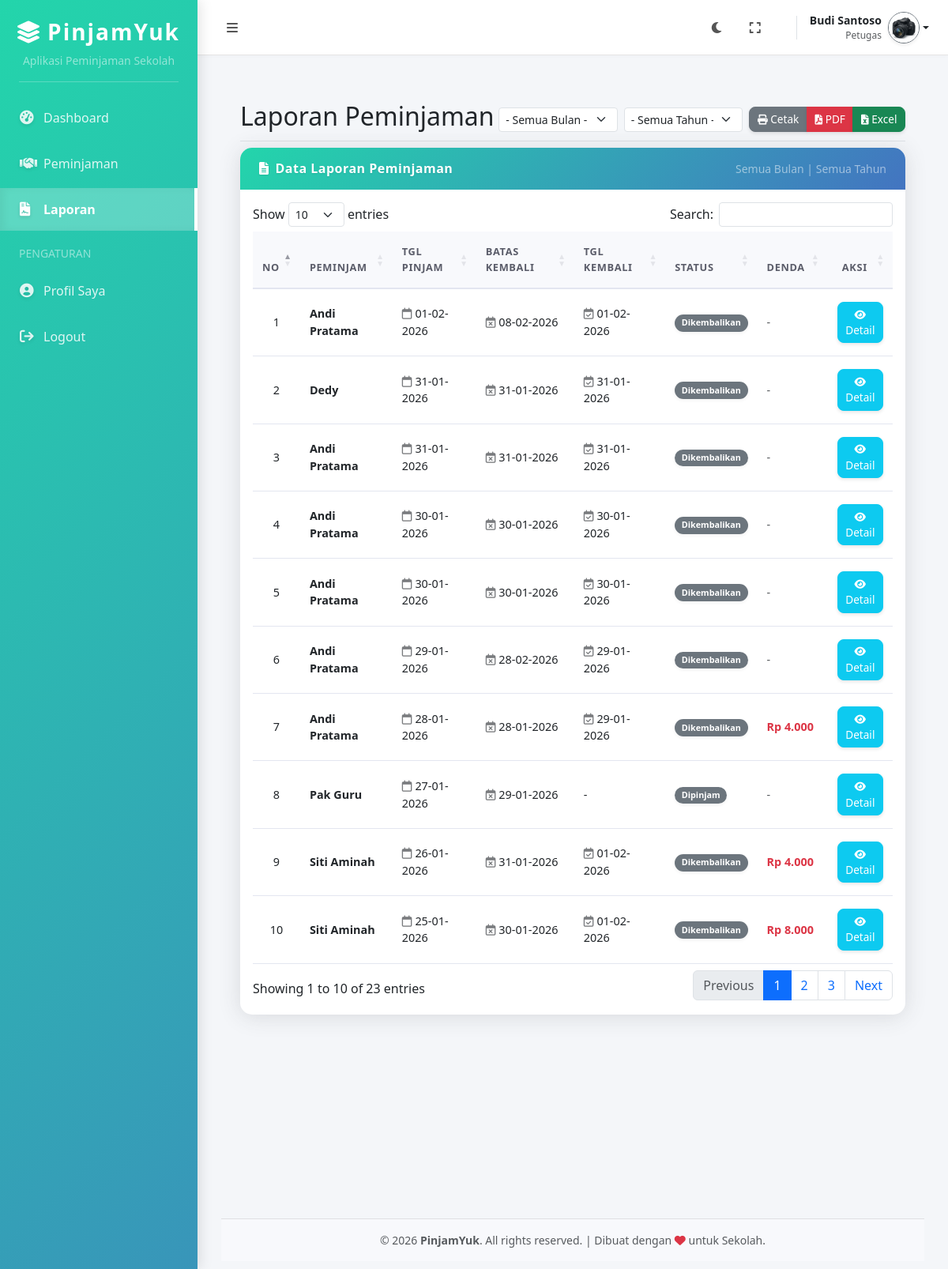
The page /petugas/index.php?page=laporan (signed in) on the database its author committed.
### tables this page shows
CREATE TABLE `pengguna` (
  `id_pengguna` int(11) NOT NULL,
  `username` varchar(50) NOT NULL,
  `password` varchar(255) NOT NULL,
  `nama_lengkap` varchar(100) NOT NULL,
  `alamat` text DEFAULT NULL,
  `level` enum('admin','petugas','peminjam') NOT NULL,
  `gambar` varchar(255) DEFAULT 'default_profil.png',
  `status` enum('aktif','blokir') DEFAULT 'aktif'
);

CREATE TABLE `peminjaman` (
  `id_peminjaman` int(11) NOT NULL,
  `id_pengguna` int(11) NOT NULL,
  `tgl_pengajuan_pinjam` datetime DEFAULT NULL,
  `tgl_pinjam` datetime DEFAULT NULL,
  `tgl_kembali_rencana` date DEFAULT NULL,
  `tgl_pengajuan_kembali` datetime DEFAULT NULL,
  `tgl_kembali_real` datetime DEFAULT NULL,
  `denda` int(11) DEFAULT 0,
  `status` enum('diajukan','dipinjam','dikembalikan','ditolak','diajukan_kembali') NOT NULL DEFAULT 'diajukan',
  `id_petugas` int(11) DEFAULT NULL,
  `id_petugas_kembali` int(11) DEFAULT NULL
);

### functions/core/helper.php (called while the page is built, shortened)
<?php
function base_url($path = '') {
    return BASE_URL . $path;
}
?>

### functions/general/transaksi_func.php (called while the page is built, shortened)
<?php
require_once __DIR__ . '/../../config/database.php';
require_once __DIR__ . '/../../functions/core/helper.php';
function ambil_semua_peminjaman($bulan = null, $tahun = null, $id_petugas = null) {
    global $conn;
    $where_parts = [];
    if ($id_petugas) {
        $where_parts[] = "(p.id_petugas = '$id_petugas' OR p.id_petugas_kembali = '$id_petugas')";
    }
    $where_clause = "";
    if (!empty($where_parts)) {
        $where_clause = "WHERE " . implode(" AND ", $where_parts);
    }
    $query = "SELECT p.*, u.nama_lengkap as nama_peminjam,
                     pt.nama_lengkap as nama_petugas,
                     pt_k.nama_lengkap as nama_petugas_kembali
              FROM peminjaman p
              JOIN pengguna u ON p.id_pengguna = u.id_pengguna
              LEFT JOIN pengguna pt ON p.id_petugas = pt.id_pengguna
              LEFT JOIN pengguna pt_k ON p.id_petugas_kembali = pt_k.id_pengguna
              $where_clause
              ORDER BY p.tgl_pinjam DESC";
    return mysqli_query($conn, $query);
}
function ambil_detail_peminjaman($id_pinjam) {
    global $conn;
    $query = "SELECT dp.*, a.nama_alat, a.gambar
              FROM detail_peminjaman dp
              JOIN alat a ON dp.id_alat = a.id_alat
              WHERE dp.id_peminjaman = '$id_pinjam'";
    return mysqli_query($conn, $query);
}
?>

### petugas/laporan/index.php (the view, shortened to what this page needs)
<?php
require_once __DIR__ . '/../../functions/general/transaksi_func.php';
?>
<?php
$bulan = $_GET['bulan'] ?? '';
$tahun = $_GET['tahun'] ?? '';
?>
<div class="d-flex justify-content-between flex-wrap flex-md-nowrap align-items-center pt-1 pb-1 mb-2 border-bottom">
    <h1 class="h2">Laporan Peminjaman</h1>
    <div class="btn-toolbar mb-2 mb-md-0">
        <form action="" method="GET" class="d-flex gap-2 align-items-center me-2">
            <select name="bulan" class="form-select form-select-sm" onchange="this.form.submit()">
                <option value="">- Semua Bulan -</option>
            </select>
            <select name="tahun" class="form-select form-select-sm" onchange="this.form.submit()">
                <option value="">- Semua Tahun -</option>
            </select>
        </form>
        <div class="btn-group">
            <button onclick="printLaporan('print', '<?= $bulan ?>', '<?= $tahun ?>')" class="btn btn-secondary btn-sm">
                <i class="fas fa-print"></i> Cetak
            </button>
            <button onclick="printLaporan('pdf', '<?= $bulan ?>', '<?= $tahun ?>')" class="btn btn-danger btn-sm">
                <i class="fas fa-file-pdf"></i> PDF
            </button>
            <a href="cetak_laporan.php?type=excel&bulan=<?= $bulan ?>&tahun=<?= $tahun ?>" class="btn btn-success btn-sm">
                <i class="fas fa-file-excel"></i> Excel
            </a>
        </div>
    </div>
</div>
<div class="card shadow mb-4">
    <div class="card-header py-3 d-flex justify-content-between align-items-center">
        <h6 class="m-0 font-weight-bold text-white"><i class="fas fa-file-alt me-2"></i>Data Laporan Peminjaman</h6>
        <div class="small text-white-50">
            <?= $bulan ? "Bulan: " . $bulan : "Semua Bulan" ?> | <?= $tahun ? "Tahun: " . $tahun : "Semua Tahun" ?>
        </div>
    </div>
    <div class="card-body">
        <div class="table-responsive">
            <table class="table table-hover align-middle datatable" width="100%" cellspacing="0">
                <thead class="table-light">
                    <tr>
                        <th class="text-center" width="5%">No</th>
                        <th>Peminjam</th>
                        <th>Tgl Pinjam</th>
                        <th>Batas Kembali</th>
                        <th>Tgl Kembali</th>
                        <th>Status</th>
                        <th>Denda</th>
                        <th width="10%" class="text-center">Aksi</th>
                    </tr>
                </thead>
                <tbody>
                    <?php
                    $no = 1;
                    $query = ambil_semua_peminjaman($bulan, $tahun, $_SESSION['id_pengguna']);
                    while($row = mysqli_fetch_assoc($query)):
                        $items = ambil_detail_peminjaman($row['id_peminjaman']);
                        $arr_items = [];
                        while($item = mysqli_fetch_assoc($items)){
                            $img = !empty($item['gambar']) ? '../assets/img/'.$item['gambar'] : '../assets/img/default-alat.jpg';
                            $arr_items[] = [
                                'nama' => $item['nama_alat'],
                                'jumlah' => $item['jumlah'],
                                'gambar' => $img
                            ];
                        }
                        $json_items = htmlspecialchars(json_encode($arr_items), ENT_QUOTES, 'UTF-8');
                    ?>
                    <tr>
                        <td class="text-center"><?= $no++ ?></td>
                        <td class="fw-bold"><?= $row['nama_peminjam'] ?></td>
                        <td><i class="far fa-calendar me-1"></i><?= date('d-m-Y', strtotime($row['tgl_pinjam'])) ?></td>
                        <td><i class="far fa-calendar-times me-1"></i><?= date('d-m-Y', strtotime($row['tgl_kembali_rencana'])) ?></td>
                        <td><?= $row['tgl_kembali_real'] ? '<i class="far fa-calendar-check me-1"></i>'.date('d-m-Y', strtotime($row['tgl_kembali_real'])) : '-' ?></td>
                        <td>
                            <?php if($row['status'] == 'kembali'): ?>
                                <span class="badge bg-success"><i class="fas fa-check-circle me-1"></i>Selesai</span>
                            <?php else: ?>
                                <span class="badge bg-secondary"><?= ucfirst($row['status']) ?></span>
                            <?php endif; ?>
                        </td>
                        <td>
                            <?php if($row['denda'] > 0): ?>
                                <span class="text-danger fw-bold">Rp <?= number_format($row['denda'], 0, ',', '.') ?></span>
                            <?php else: ?>
                                <span class="text-muted">-</span>
                            <?php endif; ?>
                        </td>
                        <td class="text-center">
                            <button type="button" class="btn btn-info btn-sm btn-detail text-white"
                                    data-id="<?= $row['id_peminjaman'] ?>"
                                    data-peminjam="<?= $row['nama_peminjam'] ?>"
                                    data-items="<?= $json_items ?>"
                                    data-denda="<?= number_format($row['denda'], 0, ',', '.') ?>"
                                    data-ptgs-pinjam="<?= !empty($row['nama_petugas']) ? $row['nama_petugas'] : '-' ?>"
                                    data-ptgs-kembali="<?= !empty($row['nama_petugas_kembali']) ? $row['nama_petugas_kembali'] : '-' ?>"
                                    title="Lihat Detail Barang">
                                <i class="fas fa-eye"></i> Detail
                            </button>
                        </td>
                    </tr>
                    <?php endwhile; ?>
                </tbody>
            </table>
        </div>
    </div>
</div>

### layouts/navbar.php (shortened to what this page needs)
<?php
$id_user = $_SESSION['id_pengguna'] ?? 0;
$conn_header = $conn ?? null;
$foto_nav = 'default.jpg';
$nama_nav = $_SESSION['nama'] ?? 'User';
if ($conn_header && $id_user) {
    try {
        $q_nav = mysqli_query($conn_header, "SELECT gambar, nama_lengkap FROM pengguna WHERE id_pengguna = '$id_user'");
        if ($q_nav && mysqli_num_rows($q_nav) > 0) {
            $d_nav = mysqli_fetch_assoc($q_nav);
            $foto_nav = $d_nav['gambar'] ?? 'default.jpg';
            $nama_nav = $d_nav['nama_lengkap'] ?? $nama_nav;
        }
    } catch (Exception $e) { }
}
$foto_path = 'assets/img/profil/' . $foto_nav;
if (!file_exists(__DIR__ . '/../' . $foto_path)) {
     if (file_exists(__DIR__ . '/../assets/img/' . $foto_nav)) {
         $foto_path = 'assets/img/' . $foto_nav;
     } else {
         $foto_path = 'assets/img/default-user.png';
     }
}
?>
<link rel="stylesheet" href="<?= base_url('assets/css/navbar.css') ?>">
<div class="d-flex justify-content-between align-items-center py-2 px-4 navbar-top navbar-theme">
    <button class="nav-icon-btn" id="sidebarToggle" onclick="toggleSidebar()" title="Toggle Sidebar">
        <i class="fas fa-bars"></i>
    </button>
    <div class="d-flex align-items-center">
        <div class="d-flex align-items-center me-3 gap-2">
            <button class="nav-icon-btn" onclick="toggleTheme()" title="Ubah Tema">
                <i class="fas fa-moon" id="themeIcon"></i>
            </button>
            <button class="nav-icon-btn" onclick="toggleFullScreen()" title="Full Screen">
                <i class="fas fa-expand"></i>
            </button>
        </div>
        <div class="dropdown">
            <a href="#" class="d-flex align-items-center text-decoration-none dropdown-toggle text-dark" id="dropdownUser1" data-bs-toggle="dropdown" aria-expanded="false">
                <div class="me-2 text-end d-none d-sm-block">
                    <div class="fw-bold small"><?= htmlspecialchars($nama_nav) ?></div>
                    <div class="text-muted" style="font-size: 0.75rem;"><?= ucfirst($_SESSION['level'] ?? '') ?></div>
                </div>
                <img src="<?= base_url($foto_path) ?>" alt="user" width="40" height="40" class="rounded-circle border border-1 border-secondary shadow-sm" style="object-fit: cover;">
            </a>
        </div>
    </div>
</div>

### assets/css/layout.css (style rules this page uses)
:root { --bg-body: #f8f9fc; --bg-card: #ffffff; --text-primary: #5a5c69; --text-heading: #2e2f3e; --border-color: rgba(0, 0, 0, 0.1); }
html, body { height: 100vh; overflow: hidden; margin: 0; padding: 0; background-color: var(--bg-body); }

### assets/css/style.css (style rules this page uses)
body { font-family: 'Segoe UI', Tahoma, Geneva, Verdana, sans-serif; background-color: #f4f6f9; }
.card { border: none; box-shadow: 0 0 15px rgba(0, 0, 0, 0.05); border-radius: 10px; }
.navbar-top { background-color: #fff; box-shadow: 0 2px 4px rgba(0, 0, 0, 0.08); height: 70px; position: fixed; top: 0; right: 0; left: 250px; z-index: 900; transition: all 0.3s ease; padding-left: 0; }
html { -ms-overflow-style: none; scrollbar-width: none; }

### assets/css/petugas.css (style rules this page uses)
.card { border: none; border-radius: 15px; box-shadow: 0 0.15rem 1.75rem 0 rgba(58, 59, 69, 0.15) !important; transition: transform 0.2s ease-in-out; background: #fff; overflow: hidden; }
.card-header { background: linear-gradient(-45deg, #1a2980, #26d0ce, #4e54c8, #23d5ab); background-size: 400% 400%; animation: gradientSidebar 15s ease infinite; color: white; border-bottom: none; padding: 1rem 1.5rem; }
.card-header h6 { color: white !important; font-weight: 700; letter-spacing: 0.5px; text-shadow: 0 1px 2px rgba(0, 0, 0, 0.1); }
.table { margin-bottom: 0; color: #444; }
.table thead th { background-color: #f8f9fc; color: #5a5c69; font-weight: 700; text-transform: uppercase; font-size: 0.8rem; letter-spacing: 0.05em; border-bottom: 2px solid #e3e6f0; padding: 1rem 0.75rem; }
.table tbody tr { transition: all 0.2s ease; }
.table td { vertical-align: middle; padding: 1rem 0.75rem; border-bottom: 1px solid #e3e6f0; font-size: 0.9rem; }
.badge { padding: 0.5em 0.8em; font-weight: 600; border-radius: 30px; box-shadow: 0 2px 4px rgba(0, 0, 0, 0.05); }
.btn-sm { padding: 0.3rem 0.6rem; font-size: 0.85rem; border-radius: 8px; box-shadow: 0 2px 4px rgba(0, 0, 0, 0.1); transition: all 0.2s; }
.btn-sm i { font-size: 0.8rem; }
.table i.far { opacity: 0.6; }

### assets/css/navbar.css (style rules this page uses)
.navbar-theme { background: rgba(255, 255, 255, 0.95); border-bottom: 1px solid rgba(0, 0, 0, 0.1); box-shadow: 0 2px 5px rgba(0, 0, 0, 0.02); }
.nav-icon-btn { width: 40px; height: 40px; display: flex; align-items: center; justify-content: center; border-radius: 50%; color: #555; transition: all 0.2s; background: transparent; border: none; }
#sidebarToggle { display: flex !important; z-index: 1002; cursor: pointer; }

### rows shown on the page
pengguna: gambar (placeholder picture)
peminjaman: id_pengguna.nama_lengkap "Andi Pratama", tgl_pinjam "01-02-2026", tgl_kembali_rencana "08-02-2026", tgl_kembali_real "01-02-2026", status "Dikembalikan"
peminjaman: id_pengguna.nama_lengkap "Dedy", tgl_pinjam "31-01-2026", tgl_kembali_rencana "31-01-2026", tgl_kembali_real "31-01-2026", status "Dikembalikan"
peminjaman: id_pengguna.nama_lengkap "Andi Pratama", tgl_pinjam "31-01-2026", tgl_kembali_rencana "31-01-2026", tgl_kembali_real "31-01-2026", status "Dikembalikan"
peminjaman: id_pengguna.nama_lengkap "Andi Pratama", tgl_pinjam "30-01-2026", tgl_kembali_rencana "30-01-2026", tgl_kembali_real "30-01-2026", status "Dikembalikan"
peminjaman: id_pengguna.nama_lengkap "Andi Pratama", tgl_pinjam "30-01-2026", tgl_kembali_rencana "30-01-2026", tgl_kembali_real "30-01-2026", status "Dikembalikan"
peminjaman: id_pengguna.nama_lengkap "Andi Pratama", tgl_pinjam "29-01-2026", tgl_kembali_rencana "28-02-2026", tgl_kembali_real "29-01-2026", status "Dikembalikan"
peminjaman: id_pengguna.nama_lengkap "Andi Pratama", tgl_pinjam "28-01-2026", tgl_kembali_rencana "28-01-2026", tgl_kembali_real "29-01-2026", status "Dikembalikan", denda "4.000"
peminjaman: id_pengguna.nama_lengkap "Pak Guru", tgl_pinjam "27-01-2026", tgl_kembali_rencana "29-01-2026", status "Dipinjam"
peminjaman: id_pengguna.nama_lengkap "Siti Aminah", tgl_pinjam "26-01-2026", tgl_kembali_rencana "31-01-2026", tgl_kembali_real "01-02-2026", status "Dikembalikan", denda "4.000"
peminjaman: id_pengguna.nama_lengkap "Siti Aminah", tgl_pinjam "25-01-2026", tgl_kembali_rencana "30-01-2026", tgl_kembali_real "01-02-2026", status "Dikembalikan", denda "8.000"

### other values the page prints
$nama_nav "Budi Santoso"
$_SESSION['level'] "Petugas"
